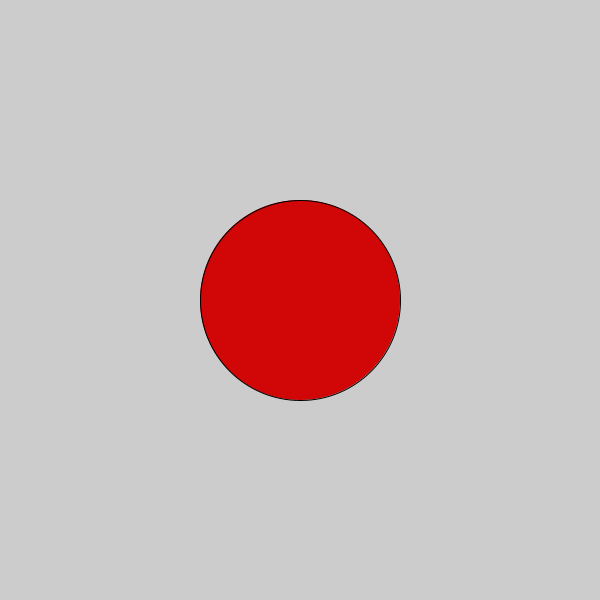
Frame 1 (no input)
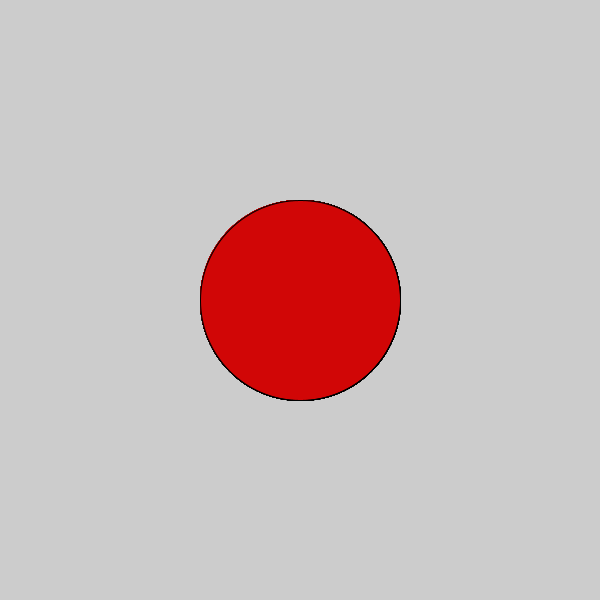
Frame 60 (the mouse pressed at the canvas centre just before this capture)
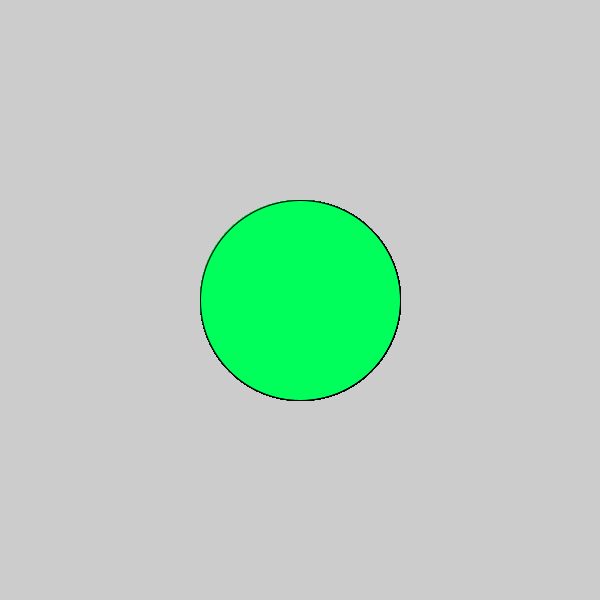
Frame 120 (the mouse held since frame 60 and released just before this capture)

The Processing sketch that drew these frames (run headless with seeded random() and noise(); from frame 60 on, the mouse is pressed at the canvas centre):

// Processing sketch: logicaldot
// ── logicaldot.pde


void setup() {
  size(600,600);
}

void draw() {
  fill(#D10606);
  
  if (mousePressed) {
    fill(#00FF5B);
  } 
  ellipse(300,300,200,200);
}
